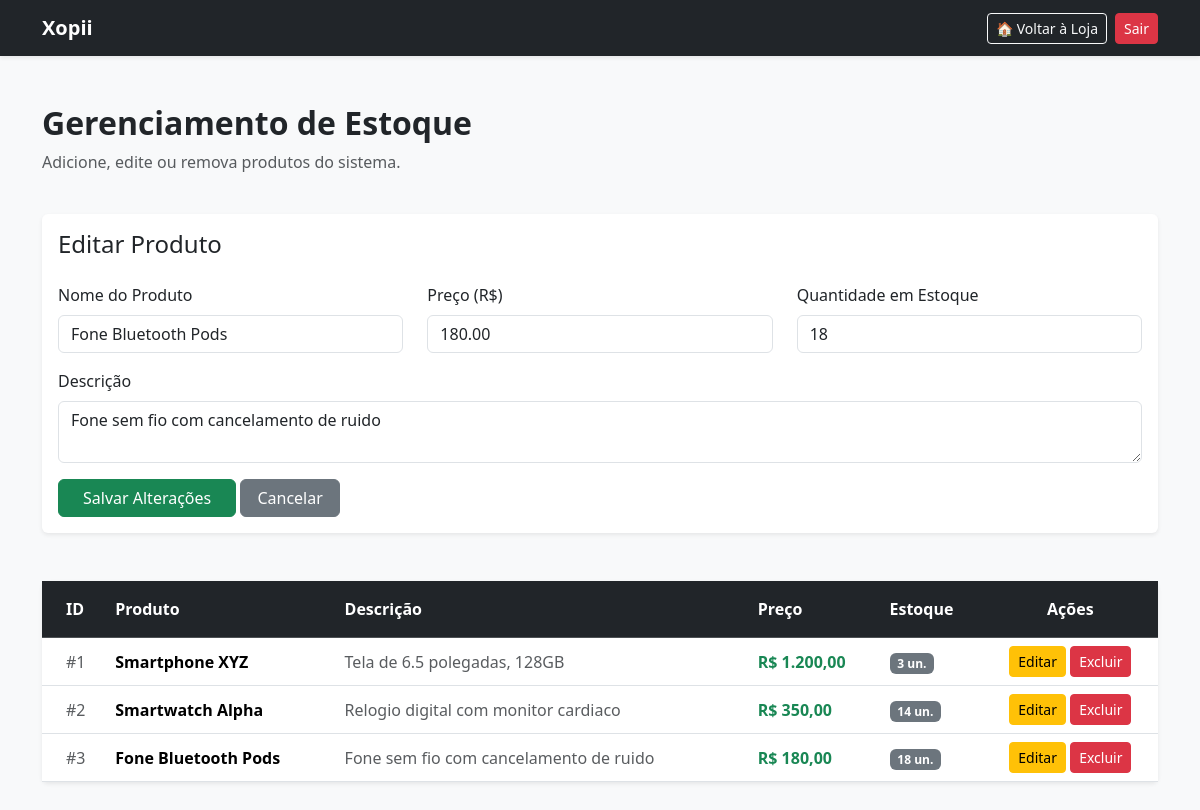
Page /estoque.php?editar=3 (signed in) on the committed database.
### tables this page shows
CREATE TABLE IF NOT EXISTS `produtos` (
  `id` int(11) NOT NULL AUTO_INCREMENT,
  `nome` varchar(100) NOT NULL,
  `descricao` text,
  `preco` decimal(10,2) NOT NULL,
  `estoque` int(11) NOT NULL DEFAULT '0',
  PRIMARY KEY (`id`)
);

### estoque.php (the view, shortened to what this page needs)
<?php
include 'conexao.php';
$produto_edicao = null;
if (isset($_GET['editar'])) {
    $id_edicao = intval($_GET['editar']);
    $res_edicao = $conn->query("SELECT * FROM produtos WHERE id = $id_edicao");
    if ($res_edicao->num_rows > 0) {
        $produto_edicao = $res_edicao->fetch_assoc();
    }
}
$resultado = $conn->query("SELECT * FROM produtos");
?>
<!DOCTYPE html>
<html lang="pt-br">
<head>
    <link href="https://cdn.jsdelivr.net/npm/bootstrap@5.3.3/dist/css/bootstrap.min.css" rel="stylesheet">
</head>
<body class="bg-light">
    <nav class="navbar navbar-expand-lg navbar-dark bg-dark shadow-sm">
        <div class="container">
            <a class="navbar-brand fw-bold" href="index.php">Xopii</a>
            <div class="d-flex align-items-center">
                <a href="index.php" class="btn btn-outline-light btn-sm me-2">🏠 Voltar à Loja</a>
                <a href="logout.php" class="btn btn-danger btn-sm">Sair</a>
            </div>
        </div>
    </nav>
    <div class="container my-5">
        <div class="row mb-4">
            <div class="col">
                <h2 class="fw-bold text-dark">Gerenciamento de Estoque</h2>
                <p class="text-muted">Adicione, edite ou remova produtos do sistema.</p>
            </div>
        </div>
        <div class="card shadow-sm border-0 mb-5">
            <div class="card-body">
                <h4 class="card-title mb-4"><?php echo $produto_edicao ? 'Editar Produto' : 'Cadastrar Novo Produto'; ?></h4>
                <form action="estoque.php" method="POST">
                    <div class="row">
                        <div class="col-md-4 mb-3">
                            <label for="nome" class="form-label">Nome do Produto</label>
                            <input type="text" class="form-control" id="nome" name="nome" value="<?php echo $produto_edicao ? $produto_edicao['nome'] : ''; ?>" required>
                        </div>
                        <div class="col-md-4 mb-3">
                            <label for="preco" class="form-label">Preço (R$)</label>
                            <input type="text" class="form-control" id="preco" name="preco" value="<?php echo $produto_edicao ? $produto_edicao['preco'] : ''; ?>" placeholder="0.00" required>
                        </div>
                        <div class="col-md-4 mb-3">
                            <label for="estoque" class="form-label">Quantidade em Estoque</label>
                            <input type="number" class="form-control" id="estoque" name="estoque" value="<?php echo $produto_edicao ? $produto_edicao['estoque'] : ''; ?>" required>
                        </div>
                    </div>
                    <div class="mb-3">
                        <label for="descricao" class="form-label">Descrição</label>
                        <textarea class="form-control" id="descricao" name="descricao" rows="2"><?php echo $produto_edicao ? $produto_edicao['descricao'] : ''; ?></textarea>
                    </div>
                    <button type="submit" class="btn btn-success px-4"><?php echo $produto_edicao ? 'Salvar Alterações' : 'Cadastrar Produto'; ?></button>
                    <?php if ($produto_edicao) { ?>
                        <a href="estoque.php" class="btn btn-secondary px-3">Cancelar</a>
                    <?php } ?>
                </form>
            </div>
        </div>
        <div class="card shadow-sm border-0">
            <div class="card-body p-0">
                <div class="table-responsive">
                    <table class="table table-hover align-middle mb-0">
                        <thead class="table-dark">
                            <tr>
                                <th class="py-3 ps-4">ID</th>
                                <th class="py-3">Produto</th>
                                <th class="py-3">Descrição</th>
                                <th class="py-3">Preço</th>
                                <th class="py-3">Estoque</th>
                                <th class="py-3 text-center">Ações</th>
                            </tr>
                        </thead>
                        <tbody>
                            <?php while($row = $resultado->fetch_assoc()) { ?>
                            <tr>
                                <td class="ps-4 text-muted">#<?php echo $row['id']; ?></td>
                                <td class="fw-semibold"><?php echo $row['nome']; ?></td>
                                <td class="text-muted"><?php echo $row['descricao']; ?></td>
                                <td class="text-success fw-bold">R$ <?php echo number_format($row['preco'], 2, ',', '.'); ?></td>
                                <td><span class="badge bg-secondary"><?php echo $row['estoque']; ?> un.</span></td>
                                <td class="text-center">
                                    <a href="estoque.php?editar=<?php echo $row['id']; ?>" class="btn btn-warning btn-sm px-2">Editar</a>
                                    <a href="estoque.php?excluir=<?php echo $row['id']; ?>" class="btn btn-danger btn-sm px-2" onclick="return confirm('Deseja realmente excluir este produto?')">Excluir</a>
                                </td>
                            </tr>
                            <?php } ?>
                        </tbody>
                    </table>
                </div>
            </div>
        </div>
    </div>
</body>
</html>

### rows in the picture
produtos: nome "Fone Bluetooth Pods", preco "180.00", estoque "18", descricao "Fone sem fio com cancelamento de ruido", id "3", preco "180,00"
produtos: id "1", nome "Smartphone XYZ", descricao "Tela de 6.5 polegadas, 128GB", preco "1.200,00", estoque "3"
produtos: id "2", nome "Smartwatch Alpha", descricao "Relogio digital com monitor cardiaco", preco "350,00", estoque "14"
